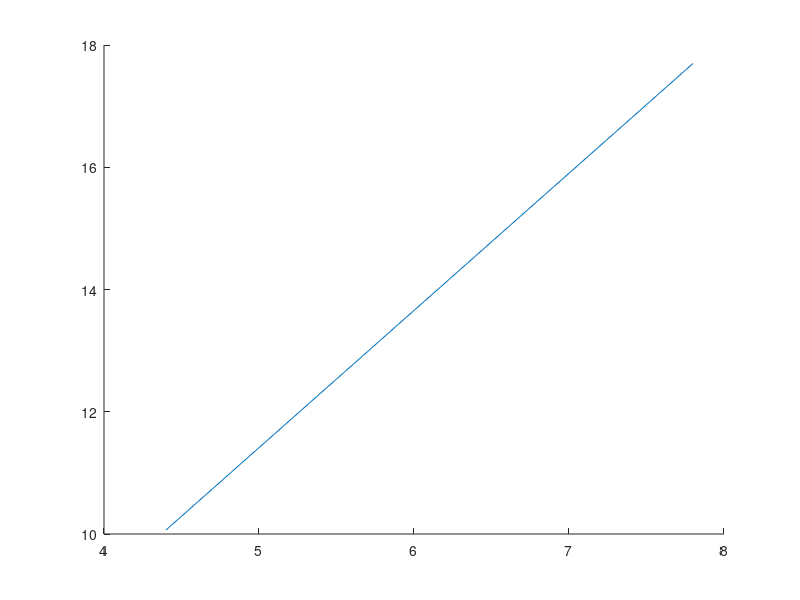

The MATLAB source for this figure: (Note: this script raises an error after producing the figure.)
clear all
%n=50;
%y=sort(rand(1,n))

n=10
dx=1/(n-1)
x=[4.4 4.5 4.8 5.5 5.7 5.9 6.3 6.9 7.5 7.8]
y=[13.1 9 10.4 13.8 12.7 9.9 13.8 16.4 17.6 18.3]

plot(x,y,'+')

A=[mean(x.^2) mean(x);mean(x) 1]

b=[mean(x.*y);mean(y)]
alfa=A\b

Y=alfa(1).*x+alfa(2)

plot(x,Y,x,y,'O')